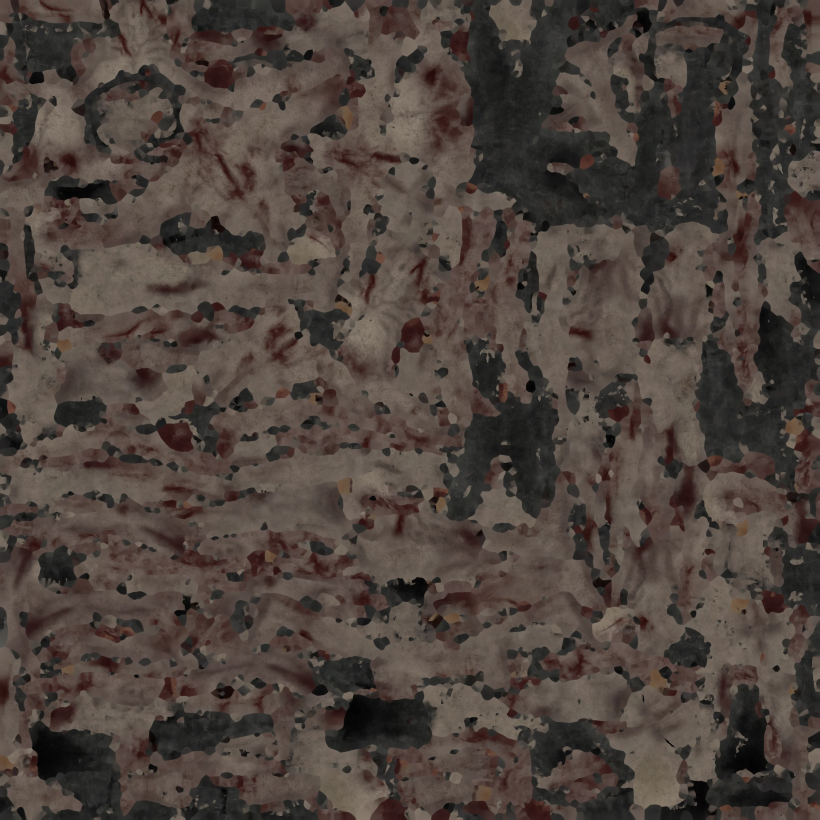
#> input picture assets/models/imported_characters/3ed667ae-f165-49e4-b2e7-69b9fa3cfd4d/zombie2_0.webp, 4096 x 4096 px, given in place of zombie2_0.webp_diff.jpg, which was not available (shown at 1/5 size)
$ python extract_cracks.py ../../assets/models/imported_characters/3ed667ae-f165-49e4-b2e7-69b9fa3cfd4d/zombie2_0.webp ../../assets/models/imported_characters/3ed667ae-f165-49e4-b2e7-69b9fa3cfd4d/zombie2_1.webp out.png   (older library calls are emulated)
#> lines starting #> are read from the running program, lines starting #| are printed output that depends on the picture; after the words box and inside, x2 and y2 are one past the last pixel; in counts of white or black regions, pixels touching at a corner belong together; pictures that were not available may be replaced by others from this repository, and a replacement may not be noted
### tools/bark/extract_features.py
"""Extracts the sparse features of a photographed height map: the raised lobes (plates) as smooth polygons with a step height,
and the small pits and bumps as points, so a shader can draw them at the photograph's own places (deterministic, a few KB).

  python extract_features.py <disp png> <tile cm> <out gd> <overlay png>

Writes a generated GDScript file (class BoulderFeatures: LOBES = rows of [cx, cy, step, soft, then 48 x,y vertices], SPECKS = rows of
[x, y, radius, depth]; all positions in tile units 0..1, radii in tile units, heights in the picture's own 0..1)."""
import sys

import limits  # (first)

import cv2
import numpy as np
from scipy import ndimage

VERTS = 48
FOURIER = 14


def load(path):
    image = cv2.imread(path, cv2.IMREAD_UNCHANGED).astype(np.float32)
    if image.ndim == 3:
        image = image.mean(axis=2)
    image = cv2.resize(image, (1024, 1024), interpolation=cv2.INTER_AREA)
    # the photograph's height map has flat patches (a clipped value over whole areas): fill them in from their surroundings
    flat = (np.abs(cv2.Laplacian(image, cv2.CV_32F)) < 1e-4 * (image.max() - image.min())).astype(np.uint8)
    flat = cv2.morphologyEx(flat, cv2.MORPH_OPEN, np.ones((7, 7), np.uint8))
    flat = cv2.dilate(flat, np.ones((5, 5), np.uint8))
    if flat.any():
        scale = image.max() - image.min()
        as16 = ((image - image.min()) / scale * 65535.0).astype(np.uint16)
        image = cv2.inpaint(as16, flat, 7, cv2.INPAINT_TELEA).astype(np.float32) / 65535.0 * scale + image.min()
    return (image - image.min()) / (image.max() - image.min())  # (no clipping: the brightest spots must not go flat)


# [16 lines left out: function smooth_outline, not called in this run]


# Lobes traced by hand on fits/trace_grid.png (1536 px picture of the lit height): outline points in that picture's pixels.
GRID_PX = 1536.0
HAND_LOBES = {
    "pill": [(770, 430), (800, 400), (840, 398), (860, 430), (868, 500), (872, 540), (860, 590), (835, 620), (800, 628), (760, 610),
             (730, 595), (722, 570), (740, 545), (752, 510), (755, 460)],
    "snake": [(1085, 315), (1110, 280), (1150, 262), (1220, 255), (1265, 262), (1295, 235), (1315, 205), (1325, 235), (1355, 275),
              (1372, 320), (1355, 345), (1320, 358), (1270, 355), (1200, 347), (1150, 350), (1140, 380), (1135, 440), (1138, 500),
              (1125, 545), (1100, 555), (1085, 530), (1088, 470), (1098, 415), (1100, 365), (1088, 340)],
    "right": [(1135, 520), (1160, 502), (1200, 508), (1235, 530), (1252, 570), (1248, 610), (1225, 632), (1190, 632), (1165, 615),
              (1150, 590), (1140, 550)],
    "left_big": [(105, 585), (150, 580), (200, 585), (250, 600), (290, 585), (330, 585), (352, 610), (350, 660), (335, 700), (345, 780),
                 (300, 790), (240, 795), (190, 780), (150, 750), (135, 700), (130, 650), (110, 625)],
    "arch": [(710, 880), (730, 845), (765, 835), (770, 880), (790, 930), (780, 985), (720, 985), (705, 940)],
    "small_mid": [(820, 715), (835, 685), (880, 675), (925, 690), (935, 730), (900, 750), (850, 745)],
    "left_low": [(40, 1000), (120, 985), (200, 960), (280, 950), (310, 985), (305, 1040), (250, 1070), (130, 1080), (40, 1040)],
}


# [68 lines left out: functions chaikin, resample, snap_to_edges, mean_edge, local_step, not called in this run]


def lobes_from_json(path, h):
    """Lobes found by sam_lobes.py: contour (px of the 1024 picture) -> smooth 48-vertex outline, with the local step along the border."""
    import json
    rows = []
    kept = []
    for item in json.load(open(path)):
        contour = np.array(item["contour"], dtype=np.float64).reshape(-1, 1, 2).astype(np.int32)
        before = mean_edge(contour, h)
        if SNAP:
            contour = snap_to_edges(contour, h)
        print(f"  outline gradient before {before:.4f}, now {mean_edge(contour, h):.4f}")
        item["local_step"] = local_step(contour, h)
        outline = smooth_outline(contour) / 1024.0
        centre = outline.mean(axis=0)
        low, high = outline.min(axis=0), outline.max(axis=0)
        print(f"  sam lobe: area {item['area_cm2']:.0f} cm2, local step {item['local_step']:+.3f}")
        rows.append([centre[0], centre[1], item["local_step"], 0.0, low[0], low[1], high[0], high[1]] + outline.reshape(-1).tolist())
        kept.append(outline)
    return rows, kept


# [9 lines left out: function lobe_layer_of, not called in this run]


SAM_JSON = None
SNAP = True


# [32 lines left out: functions lobes_of, lobe_layer, not called in this run]


SWELL = 64
COLOUR_GRID = int(__import__("os").environ.get("COLOUR_GRID", "128"))  # the colour grid is finer than the height grid: colour holds the lichen and the patch edges


# [93 lines left out: functions swell_grid, specks_of, wrapped, main, lobe_tints, write_colour, not called in this run]


# [2 lines that do not run on import are left out]

### tools/bark/extract_cracks.py
"""Finds the thin dark cracks of a photographed rock: a multi-scale Hessian valley detector on the colour's luminance and on the
ambient-occlusion map (cracks are thin dark lines in both), hysteresis, thinning, long chains only. Stores the crack pixels as
(x u16, y u16, strength u8, width u8) and writes an overlay.

  python extract_cracks.py <folder/name prefix> <out bin> <overlay png>"""
import struct
import sys

import limits  # (first)

import cv2
import numpy as np

import extract_features as ef

N = 1024
SIGMAS = (0.9, 1.4, 2.0)
MIN_EXTENT = 38  # px (7 cm): shorter pieces are lichen texture, not cracks
THIN = 13.0  # at most this many pixels of (dilated) area per pixel of extent: a line, not a patch


def valley(img):
    """Strength of thin dark lines: the large positive Hessian eigenvalue, kept where the other eigenvalue is small."""
    best = np.zeros_like(img)
    width = np.zeros_like(img)
    for s in SIGMAS:
        g = cv2.GaussianBlur(img, (0, 0), s)
        hxx = cv2.Sobel(g, cv2.CV_32F, 2, 0, ksize=3)
        hyy = cv2.Sobel(g, cv2.CV_32F, 0, 2, ksize=3)
        hxy = cv2.Sobel(g, cv2.CV_32F, 1, 1, ksize=3)
        tmp = np.sqrt(((hxx - hyy) / 2) ** 2 + hxy ** 2)
        l1 = (hxx + hyy) / 2 + tmp  # larger eigenvalue: positive across a dark line
        l2 = (hxx + hyy) / 2 - tmp
        r = np.maximum(l1, 0) * s * s * np.exp(-((np.abs(l2) / np.maximum(l1, 1e-6)) ** 2) / (2 * 0.45 ** 2))
        upd = r > best
        best = np.where(upd, r, best)
        width = np.where(upd, s, width)
    return best, width


def zscore(x):
    return (x - np.median(x)) / (1.4826 * np.median(np.abs(x - np.median(x))) + 1e-9)


def main():
    prefix = sys.argv[1]
    col = cv2.resize(cv2.imread(prefix + "_diff.jpg"), (N, N), interpolation=cv2.INTER_AREA).astype(np.float32) / 255.0
    lum = col.mean(axis=2)
    ao = cv2.resize(cv2.imread(prefix + "_ao.jpg", 0), (N, N), interpolation=cv2.INTER_AREA).astype(np.float32) / 255.0
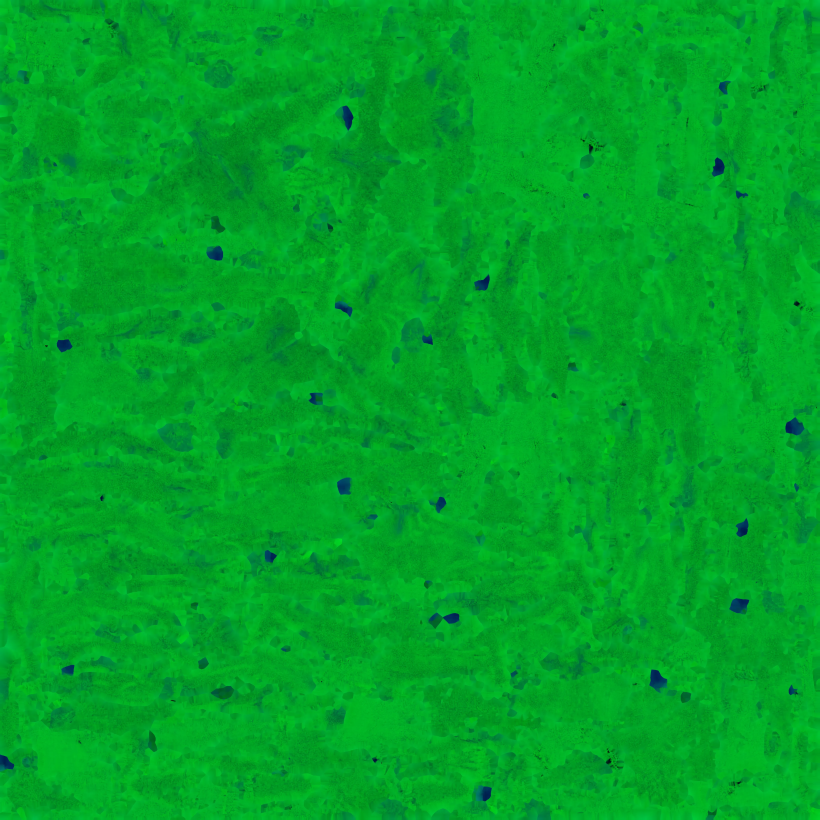
#> input picture assets/models/imported_characters/3ed667ae-f165-49e4-b2e7-69b9fa3cfd4d/zombie2_1.webp, 4096 x 4096 px, given in place of zombie2_0.webp_ao.jpg, which was not available (shown at 1/5 size)
#> ao: shape (1024, 1024) float32; min 0.0353, max 0.522, mean 0.391
    vl, wl = valley(lum)
#> after the loop in valley, `for s in SIGMAS:`:
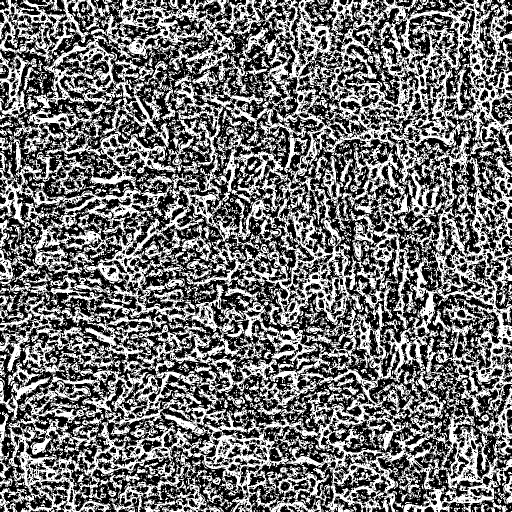
#> upd: shape (1024, 1024) bool (shown at 1/2 size); 44.5% white; 5127 white regions (4508 under 20 px), largest, box (x1, y1, x2, y2) and area: (0, 0, 1024, 1024) 314197, (0, 0, 564, 308) 36664, (63, 262, 353, 482) 12759
    va, wa = valley(ao)
#> after the loop in valley (call 2), `for s in SIGMAS:`:
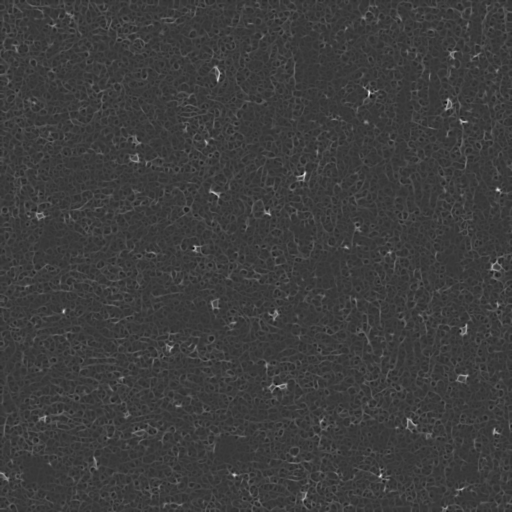
#> l1: shape (1024, 1024) float32 (shown at 1/2 size); min -0.0347, max 0.124, mean 0.00391; drawn with min black and max white
#> after the loop in valley (call 2), `for s in SIGMAS:`:
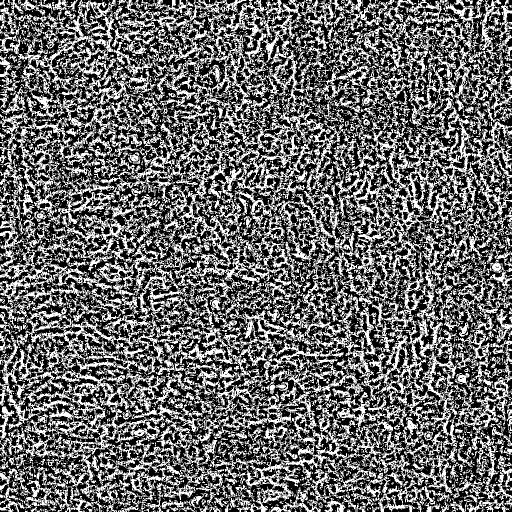
#> upd: shape (1024, 1024) bool (shown at 1/2 size); 41% white; 6248 white regions (5357 under 20 px), largest, box (x1, y1, x2, y2) and area: (370, 503, 994, 991) 46219, (33, 206, 487, 749) 38978, (224, 0, 682, 418) 28769
    score = np.minimum(zscore(vl), zscore(va)) * 0.5 + 0.5 * np.maximum(zscore(vl), zscore(va))  # (both agree, one may be stronger)
    width = np.where(va > vl * 0.3, wa, wl)
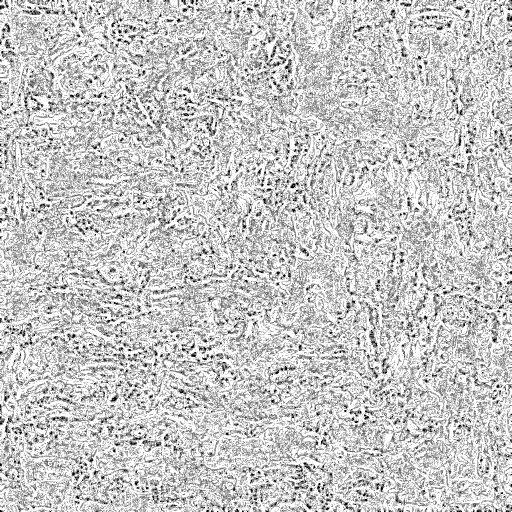
#> width: shape (1024, 1024) float32 (shown at 1/2 size); min 0, max 2, mean 1.57; drawn with min black and max white
    hi, lo = np.percentile(score, 99.0), np.percentile(score, 94.0)
#> hi = 9.32; lo = 5.36
    strong = score > hi
#> strong: shape (1024, 1024) bool; 1% white in thin lines or dots
    weak = score > lo
#> weak: shape (1024, 1024) bool; 6% white in thin lines or dots
    joined = cv2.dilate(weak.astype(np.uint8), np.ones((3, 3), np.uint8))
#> joined: shape (1024, 1024); values 0 (black) and 1 (white), 14.3% white; 2012 white regions (613 under 20 px), largest, box (x1, y1, x2, y2) and area: (176, 500, 253, 565) 1475, (972, 503, 1024, 589) 1143, (176, 127, 253, 192) 1072
    count, labels, stats, _ = cv2.connectedComponentsWithStats(joined, connectivity=8)
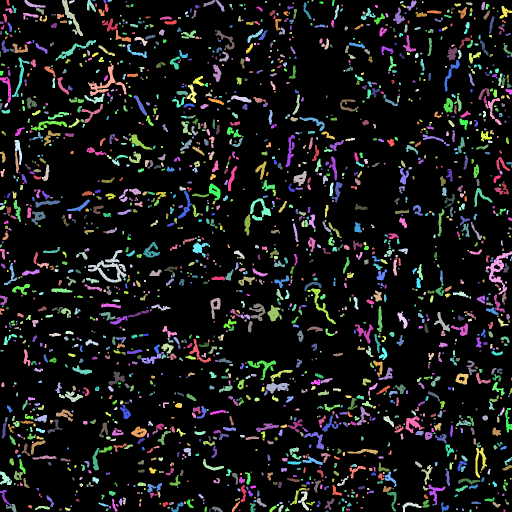
#> labels: shape (1024, 1024) int32 (shown at 1/2 size); 2013 distinct labels, from 0 to 2012; one colour per label, 0 black
#> count = 2013; stats = 2013 rows, first 6: [0, 0, 1024, 1024, 898587], [13, 0, 7, 11, 53], [49, 0, 42, 15, 240], [124, 0, 42, 72, 726], [138, 0, 11, 7, 51], [174, 0, 18, 24, 221]
    has_strong = np.zeros(count, bool)
    has_strong[np.unique(labels[strong])] = True
    keep = np.zeros((N, N), np.uint8)
    for i in range(1, count):
        if not has_strong[i]:
            continue
        x, y, w, h, area = stats[i]
        extent = max(w, h)
        if extent >= MIN_EXTENT and area >= 60 and area <= THIN * extent and area / (w * h + 1) < 0.4:  # long and thin, not a blob
            keep[(labels == i) & weak] = 1
#> this loop made 2012 passes
#> (x, y, w, h, area, extent) on passes 2, 3, 5: (49, 0, 42, 15, 240, 42), (124, 0, 42, 72, 726, 72), (174, 0, 18, 24, 221, 24)
#> keep: shape (1024, 1024); values 0 (black) and 1 (white), 0.76% white; 194 white regions (105 under 20 px), largest, box (x1, y1, x2, y2) and area: (125, 1, 165, 71) 400, (264, 270, 301, 298) 267, (515, 722, 551, 755) 212
    # leave out the lobe outlines (the lobes and the edge layer draw those)
    hgt = ef.load(prefix + "_disp.png")
#> in load, `flat = (np.abs(cv2.Laplacian(image, cv2.CV_32F)) < 1e-4 * (image.max()..`:
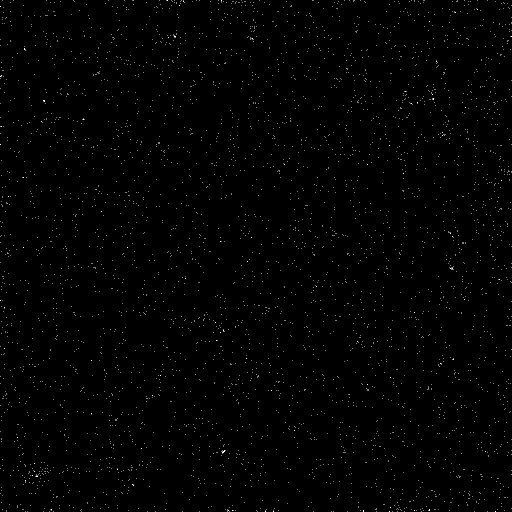
#> flat: shape (1024, 1024) (shown at 1/2 size); values 0 (black) and 1 (white), 0.39% white in thin lines or dots
#> in load, `flat = cv2.morphologyEx(flat, cv2.MORPH_OPEN, np.ones((7, 7), np.uint8))`: flat: shape (1024, 1024); every value is 0
    rows, _ = ef.lobes_from_json("fits/sam_boulder_kept.json", hgt)
    outline = np.zeros((N, N), np.uint8)
    for row in rows:
        pts = (np.array(row[8:104], dtype=np.float64).reshape(-1, 2) * N).astype(np.int32).reshape(-1, 1, 2)
        cv2.polylines(outline, [pts], True, 1, 17)
    keep[outline > 0] = 0
    # after removing the outlines short pieces remain: keep only chains that are still long
    n2, l2, st2, _ = cv2.connectedComponentsWithStats(cv2.dilate(keep, np.ones((3, 3), np.uint8)), connectivity=8)
    for i in range(1, n2):
        if max(st2[i, 2], st2[i, 3]) < MIN_EXTENT:
            keep[(l2 == i)] = 0
    # thin to a one pixel skeleton by non-maximum suppression across the ridge
    thin = keep.copy()
    sm = cv2.GaussianBlur(score, (0, 0), 0.8)
    gx = cv2.Sobel(sm, cv2.CV_32F, 1, 0)
    gy = cv2.Sobel(sm, cv2.CV_32F, 0, 1)
    ang = (np.degrees(np.arctan2(gy, gx)) + 180) % 180
    nms = np.zeros((N, N), bool)
    for centre, (dy, dx) in {0: (0, 1), 45: (-1, 1), 90: (-1, 0), 135: (-1, -1)}.items():
        sel = np.abs(((ang - centre + 90) % 180) - 90) < 22.5
        nms |= sel & (sm >= np.roll(sm, (dy, dx), (0, 1))) & (sm >= np.roll(sm, (-dy, -dx), (0, 1)))
    thin = (keep > 0) & nms
    thin = cv2.dilate(thin.astype(np.uint8), np.ones((2, 2), np.uint8)) > 0  # (close the one pixel gaps)
    ys, xs = np.nonzero(thin)
    pts = []
    for y, x in zip(ys, xs):
        pts.append((int(x), int(y), int(np.clip(score[y, x] / 12.0, 0, 1) * 255), int(np.clip(width[y, x] / 2.0, 0, 1) * 255)))
    with open(sys.argv[2], "wb") as handle:
        for x, y, s, w in pts:
            handle.write(struct.pack("<HHBB", x, y, s, w))
    over = (col * 255).astype(np.uint8)
    over[thin] = (0, 0, 255)
    cv2.imwrite(sys.argv[3], np.hstack([(col * 255).astype(np.uint8), over]))
    print("%d crack pixels (%d KB), %.2f %% of the tile; strength median %.0f" % (len(pts), len(pts) * 6 // 1024, 100 * thin.mean(), np.median([p[2] for p in pts])))


if __name__ == "__main__":
#> (the run stopped early here; a loop or call above may not have finished)
